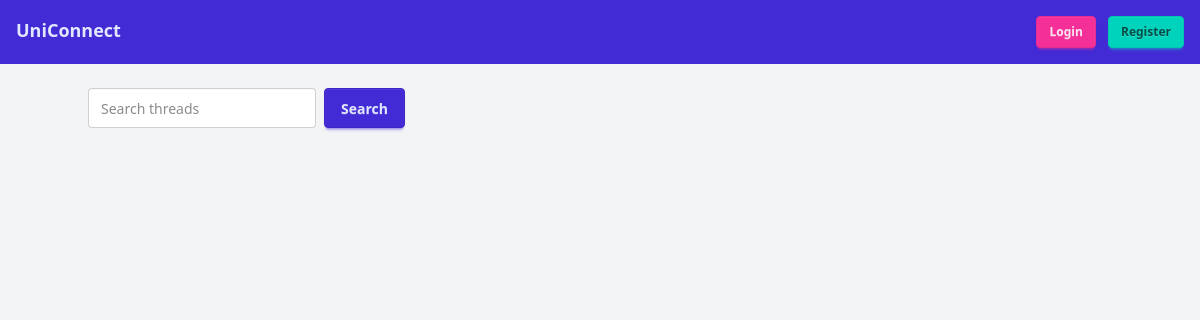
Before: / with the older database file.
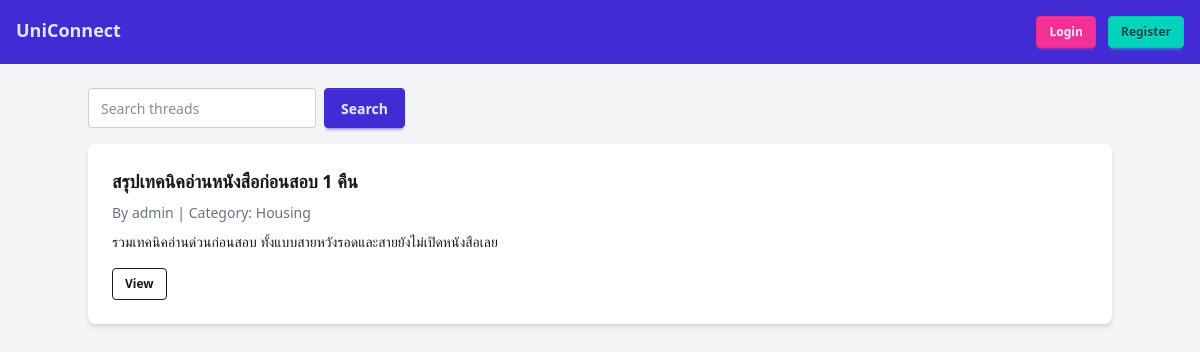
After: the same page with the newer database file.
### tables this page shows
CREATE TABLE IF NOT EXISTS threads (
    id INT AUTO_INCREMENT PRIMARY KEY,
    title VARCHAR(255) NOT NULL,
    content TEXT NOT NULL,
    category_id INT NOT NULL,
    author_id INT NOT NULL,
    created_at TIMESTAMP DEFAULT CURRENT_TIMESTAMP,
    updated_at TIMESTAMP DEFAULT CURRENT_TIMESTAMP ON UPDATE CURRENT_TIMESTAMP,
    FOREIGN KEY (category_id) REFERENCES categories(id) ON DELETE CASCADE,
    FOREIGN KEY (author_id) REFERENCES users(id) ON DELETE CASCADE
);

CREATE TABLE IF NOT EXISTS users (
    id INT AUTO_INCREMENT PRIMARY KEY,
    username VARCHAR(50) NOT NULL UNIQUE,
    email VARCHAR(100) NOT NULL UNIQUE,
    password VARCHAR(255) NOT NULL,
    bio TEXT,
    role ENUM('user', 'moderator', 'admin') DEFAULT 'user',
    profile_image VARCHAR(255),
    created_at TIMESTAMP DEFAULT CURRENT_TIMESTAMP
);

CREATE TABLE IF NOT EXISTS categories (
    id INT AUTO_INCREMENT PRIMARY KEY,
    name VARCHAR(50) NOT NULL UNIQUE,
    created_at TIMESTAMP DEFAULT CURRENT_TIMESTAMP
);

### index.php (the view, shortened to what this page needs)
<?php
require 'pdo.php';
$stmt = $conn->query("SELECT t.*, c.name AS category_name, u.username FROM threads t
    JOIN categories c ON t.category_id=c.id
    JOIN users u ON t.author_id=u.id
    ORDER BY t.created_at DESC");
$threads = $stmt->fetchAll();
?>
<!DOCTYPE html>
<html lang="en">
<head>
  <link href="https://cdn.jsdelivr.net/npm/daisyui@5" rel="stylesheet" type="text/css" />
  <script src="https://cdn.jsdelivr.net/npm/@tailwindcss/browser@4"></script>
</head>
<body class="bg-gray-100 min-h-screen">
  <nav class="bg-primary text-primary-content p-4 flex justify-between">
    <a href="index.php" class="font-bold text-lg">UniConnect</a>
    <div>
      <?php if (isset($_SESSION['user_id'])): ?>
        <span>Hi, <?= htmlspecialchars($_SESSION['role']) ?></span>
        <a href="logout.php" class="btn btn-sm btn-secondary ml-2">Logout</a>
      <?php else: ?>
        <a href="login.php" class="btn btn-sm btn-secondary">Login</a>
        <a href="register.php" class="btn btn-sm btn-accent ml-2">Register</a>
      <?php endif; ?>
    </div>
  </nav>
  <div class="container mx-auto mt-6">
    <div class="flex justify-between mb-4">
      <form method="get" class="flex">
        <input type="text" name="q" placeholder="Search threads" class="input input-bordered"
          value="<?= htmlspecialchars($_GET['q'] ?? '') ?>">
        <button type="submit" class="btn btn-primary ml-2">Search</button>
      </form>
    </div>
    <?php foreach ($threads as $t): ?>
      <div class="card bg-base-100 shadow-md mb-4">
        <div class="card-body">
          <h2 class="card-title"><?= htmlspecialchars($t['title']) ?></h2>
          <p class="text-sm text-gray-500">By <?= htmlspecialchars($t['username']) ?> | Category:
            <?= htmlspecialchars($t['category_name']) ?>
          </p>
          <p><?= nl2br(htmlspecialchars($t['content'])) ?></p>
          <div class="mt-2 flex gap-2">
            <a href="thread.php?id=<?= $t['id'] ?>" class="btn btn-sm btn-outline">View</a>
          </div>
        </div>
      </div>
    <?php endforeach; ?>
  </div>
</body>
</html>

Changed rows visible on the page:
added threads: title "สรุปเทคนิคอ่านหนังสือก่อนสอบ 1 คืน", author.username "admin", category.name "Housing", content "รวมเทคนิคอ่านด่วนก่อนสอบ ทั้งแบบสายหวังรอดและสายยังไม่เปิดหนังสือเลย"
